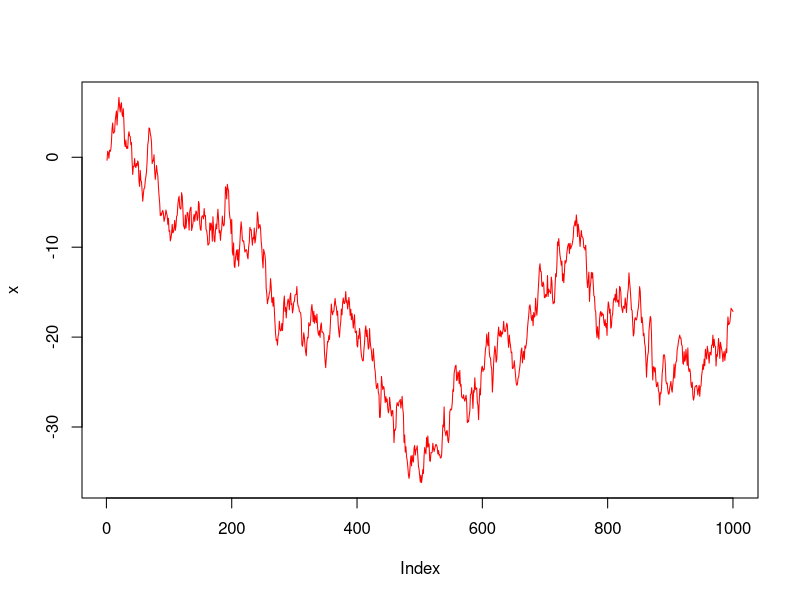

Here is the R script that generated this plot:
unit_root <- function(...){
  x = rnorm(1000, 0 ,1)
  e = rnorm(1000, 0,1)
  
  for(i in 2:1000){
    x[i] = x[i-1] + e[i]
  }
  plot(x, typ="l", col="red")
}
unit_root()